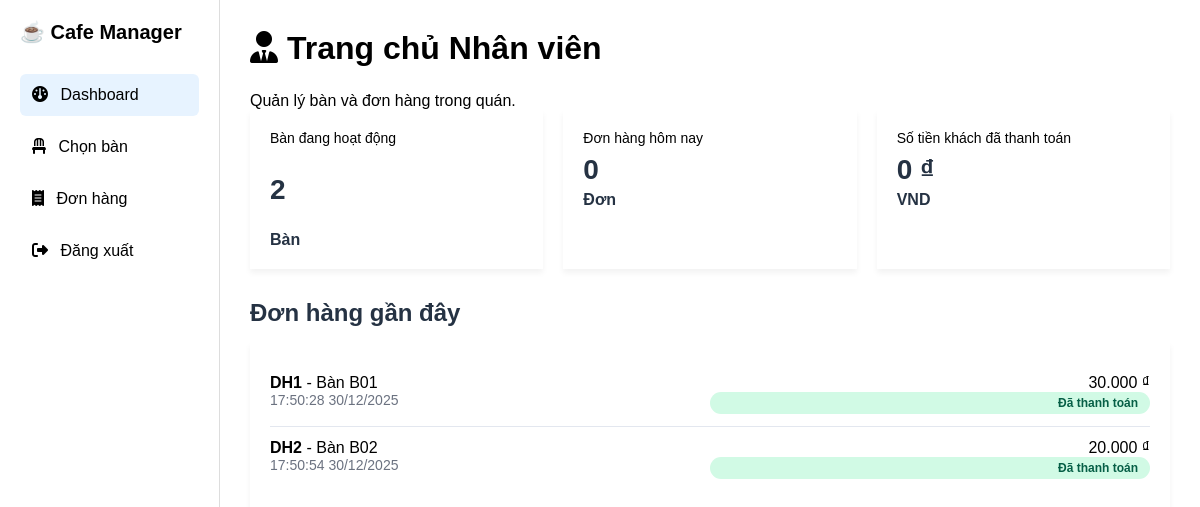
Page /Staff (signed in) on the earlier database version.
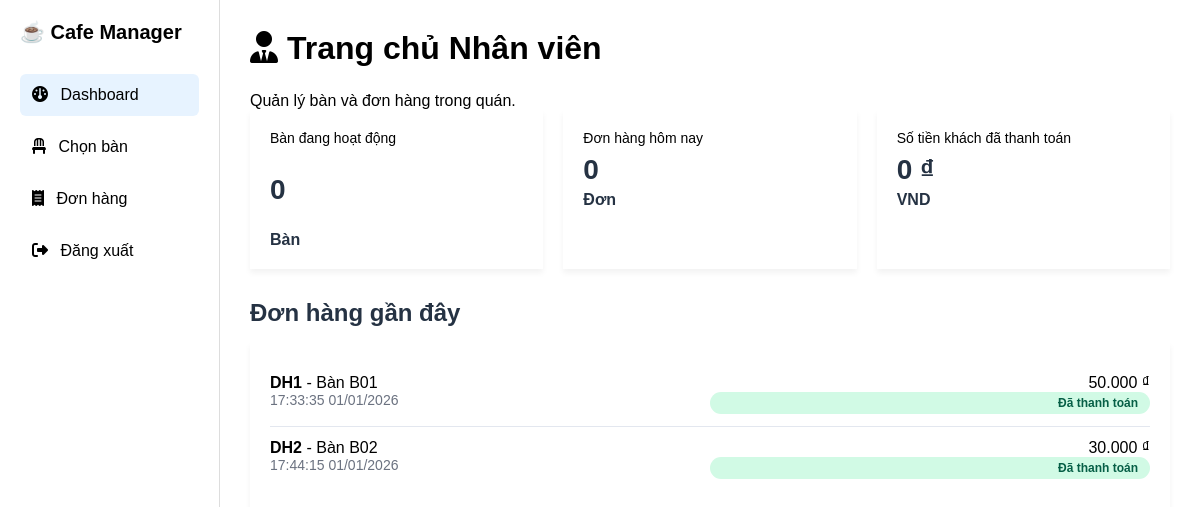
Same page on the later database version.
### tables this page shows
CREATE TABLE `don_hang` (
  `ma_don_hang` varchar(50) NOT NULL,
  `ma_ban` varchar(50) DEFAULT NULL,
  `ma_user` varchar(50) DEFAULT NULL,
  `ma_khuyen_mai` varchar(30) DEFAULT NULL,
  `tien_khuyen_mai` decimal(10,2) DEFAULT 0.00,
  `tong_tien` decimal(12,2) DEFAULT 0.00,
  `trang_thai_thanh_toan` enum('chua_thanh_toan','da_thanh_toan') DEFAULT 'chua_thanh_toan',
  `ngay_tao` datetime DEFAULT current_timestamp()
);

### MVC/Core/controller.php (called while the page is built, shortened)
<?php
    class controller{
        public function model($model){
        return new $model;
        }
        public function view($view,$data=[]){
            include_once __DIR__.'/../Views/'.$view.'.php';
        }
    }
?>

### MVC/Controllers/Staff.php (called while the page is built, shortened)
<?php
    class Staff extends controller{
        private $bu;
        private $dh;
        function __construct()
        {
            $this->bu = $this->model("Banuong_m");
            $this->dh = $this->model("Donhang_m");
        }
        function Get_data(){
            $this->index();
        }
        function index(){
            $this->dashboard();
        }
        function dashboard(){
            $active_tables_result = $this->bu->getActiveTables();
            $active_tables = [
                'total_tables' => mysqli_num_rows($active_tables_result)
            ];
            $current_staff_id = $_SESSION['user_id'];
            $todays_orders = $this->dh->getTodaysOrdersByStaff($current_staff_id);
            $todays_revenue = $this->dh->getTodaysRevenueByStaff($current_staff_id);
            $this->view('StaffMaster', [
                'page' => 'Staff/dashboard_v',
                'active_tables' => $active_tables,
                'todays_orders' => $todays_orders,
                'todays_revenue' => $todays_revenue
            ]);
        }
    }
?>

### MVC/Core/app.php (called while the page is built, shortened)
<?php
    class app{
        protected $action = "Get_data";
        function __construct()
        {
            $arr = $this->processURL();
            if($arr!=null){
                if(file_exists(__DIR__.'/../Controllers/'.$arr[0].'.php')){
                    unset($arr[0]);
                }
            }
            $this->controller=new $this->controller;
            $this->param=$arr?array_values($arr):[];
            call_user_func_array([$this->controller,$this->action],$this->param);
        }
        function processURL(){
            if(isset($_GET['url'])){
                return explode('/',filter_var(trim($_GET['url']),FILTER_DEFAULT));
            }
        }
    }
?>

### index.php (called while the page is built, shortened)
<?php
    $myapp = new app();
?>

### MVC/Core/connectDB.php (called while the page is built, shortened)
<?php
    include_once __DIR__.'/../../Public/Classes/TimezoneHelper.php';
    class connectDB{
            function __construct()
            {
                $this->con=mysqli_connect('localhost','root','','Web');
            }
    }
?>

### MVC/Models/Donhang_m.php (called while the page is built, shortened)
<?php
    class Donhang_m extends connectDB{
        function getOrdersForEmployeeWithPagination($user_id, $limit, $offset){
            $sql = "SELECT d.*, bu.ten_ban, u.ten_user FROM don_hang d
                    LEFT JOIN ban_uong bu ON d.ma_ban = bu.ma_ban
                    LEFT JOIN users u ON d.ma_user = u.ma_user
                    WHERE d.ma_user = '$user_id'
                    ORDER BY CAST(SUBSTRING(d.ma_don_hang, 3) AS UNSIGNED) ASC
                    LIMIT $limit OFFSET $offset";
            return mysqli_query($this->con, $sql);
        }
        function getTodaysOrdersByStaff($staff_id){
            $today = date('Y-m-d');
            $sql = "SELECT COUNT(*) as total_orders FROM don_hang WHERE DATE(ngay_tao) = '$today' AND ma_user = '$staff_id'";
            $result = mysqli_query($this->con, $sql);
            return mysqli_fetch_assoc($result);
        }
        function getTodaysRevenueByStaff($staff_id){
            $today = date('Y-m-d');
            $sql = "SELECT COALESCE(SUM(tong_tien), 0) as total_revenue FROM don_hang WHERE DATE(ngay_tao) = '$today' AND trang_thai_thanh_toan = 'da_thanh_toan' AND ma_user = '$staff_id'";
            $result = mysqli_query($this->con, $sql);
            return mysqli_fetch_assoc($result);
        }
    }
?>

### Public/Classes/TimezoneHelper.php (called while the page is built, shortened)
<?php
class TimezoneHelper {
    public static function formatForDisplay($datetime, $format = 'd/m/Y H:i:s') {
        $date = new DateTime($datetime);
        return $date->format($format);
    }
}
?>

### MVC/Views/Pages/Staff/dashboard_v.php (the view, shortened to what the changed rows need)
<!DOCTYPE html>
<html lang="vi">
<body>
    <div class="card">
        <div>
            <h1><i class="fa-solid fa-user-tie"></i> Trang chủ Nhân viên</h1>
            <p class="lead">Quản lý bàn và đơn hàng trong quán.</p>
        </div>
        <div class="stats-grid">
            <div class="stat-card tables">
                <div class="stat-label">Bàn đang hoạt động</div>
                <div class="stat-value"><?php echo $data['active_tables']['total_tables']; ?></div>
                <div class="stat-title">Bàn</div>
            </div>
            <div class="stat-card orders">
                <div class="stat-label">Đơn hàng hôm nay</div>
                <div class="stat-value"><?php echo $data['todays_orders']['total_orders']; ?></div>
                <div class="stat-title">Đơn</div>
            </div>
            <div class="stat-card revenue">
                <div class="stat-label">Số tiền khách đã thanh toán</div>
                <div class="stat-value">
                    <?php echo number_format($data['todays_revenue']['total_revenue'], 0, ',', '.'); ?> ₫</div>
                <div class="stat-title">VND</div>
            </div>
        </div>
        <div class="recent-orders">
            <h2>Đơn hàng gần đây</h2>
            <div class="order-list">
                <?php
                $user_id = $_SESSION['user_id'];
                $recent_orders = $this->model("Donhang_m")->getOrdersForEmployeeWithPagination($user_id, 5, 0);
                if ($recent_orders && mysqli_num_rows($recent_orders) > 0) {
                    while($order = mysqli_fetch_array($recent_orders)) {
                        $status_class = $order['trang_thai_thanh_toan'] == 'da_thanh_toan' ? 'status-paid' : 'status-unpaid';
                        $status_text = $order['trang_thai_thanh_toan'] == 'da_thanh_toan' ? 'Đã thanh toán' : 'Chưa thanh toán';
                ?>
                <div class="order-item">
                    <div class="order-info">
                        <div><strong><?php echo htmlspecialchars($order['ma_don_hang']); ?></strong> - Bàn
                            <?php echo htmlspecialchars($order['ma_ban']); ?></div>
                        <div style="font-size: 14px; color: #6b7280;">
                            <?php echo isset($order['ngay_tao']) ? htmlspecialchars(TimezoneHelper::formatForDisplay($order['ngay_tao'], ' H:i:s d/m/Y')) : ''; ?></div>
                    </div>
                    <div class="order-info" style="text-align: right;">
                        <div><?php echo number_format($order['tong_tien'], 0, ',', '.'); ?> ₫</div>
                        <div class="order-status <?php echo $status_class; ?>"><?php echo $status_text; ?></div>
                    </div>
                </div>
                <?php
                    }
                } else {
                    echo '<div style="text-align: center; padding: 20px; color: #9ca3af;">Không có đơn hàng gần đây</div>';
                }
                ?>
            </div>
        </div>
    </div>
</body>
</html>

Differences in the rows shown:
changed don_hang "DH1": ngay_tao "17:50:28 30/12/2025" → "17:33:35 01/01/2026"; tong_tien "30.000" → "50.000"
changed don_hang "DH2": ngay_tao "17:50:54 30/12/2025" → "17:44:15 01/01/2026"; tong_tien "20.000" → "30.000"
Other differences:
$data['active_tables']['total_tables']: "2" → "0"
